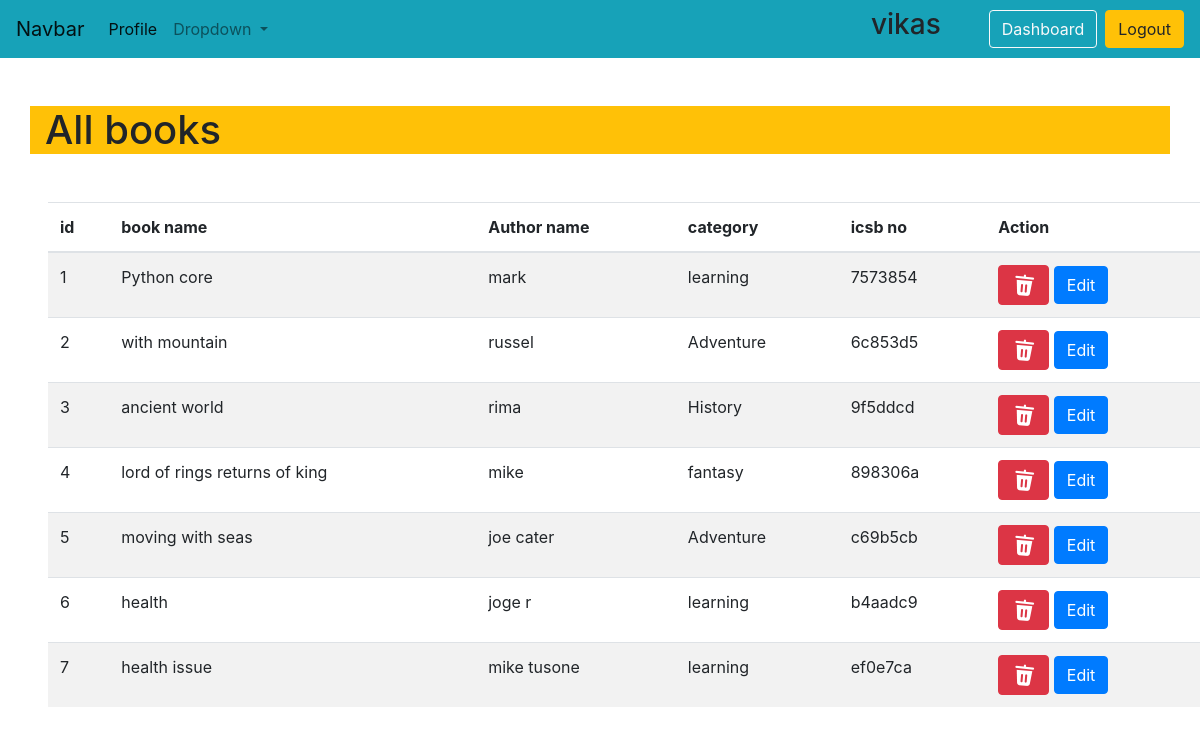
Screenshot of /aab/ (signed in) with the database file from the repository.
### school/models.py (models this page shows, shortened)
class MyUser(AbstractBaseUser,PermissionsMixin):
    username=models.CharField(max_length=20,unique=True)
    designation=models.CharField(max_length=20,choices=CHOICES)
    created_at=models.DateTimeField(auto_now_add=True)
    updated_at=models.DateTimeField(auto_now_add=True)
    is_active = models.BooleanField(default=True)
    is_admin = models.BooleanField(default=False)
    objects = MyUserManager()
    USERNAME_FIELD = 'username'
    REQUIRED_FIELDS = ['designation']

class Book_unique_no(models.Model):
    book_name=models.OneToOneField(Books,on_delete=models.CASCADE,related_name='book_name')
    icsb_no=models.CharField(max_length=10)
    created_at=models.DateTimeField(auto_now_add=True)

class Books(models.Model):
    name=models.CharField(max_length=20)
    Author=models.CharField(max_length=20)
    category=models.ForeignKey(Category,on_delete=models.CASCADE)
    book_img=models.ImageField(upload_to='book_image',null=True,blank=True)
    created_at=models.DateTimeField(auto_now_add=True)
    updated_at=models.DateTimeField(auto_now_add=True)
    status=models.CharField(choices=status_choice,default='active',max_length=10)

class Category(models.Model):
    type=models.CharField(max_length=20)
    def __str__(self):
        return f"{self.type},{str(self.id)}"

### school/views.py (the view)
# urls.py: path('aab/',views.All_books,name='all_books'),
@login_required(login_url='h')
def All_books(request):
    book_no=Book_unique_no.objects.all()
    category=Category.objects.all()
    return render(request,'all_books.html',context={'books':book_no,'category':category})

### school/templatetags/customfilter.py (called while the page is built)
@register.filter(name='Short')
def Short(data):
    p=str(data).split(',')
    return p[0]

### school/templates/all_books.html (shortened to what this page needs)
{% extends 'base.html' %}
{% block content1 %}
{% load customfilter %}
<h1 class='container bg-warning d-flex mt-5'>All books</h1>
<div class=' mt-5 ml-5' >
     <table class='table table-striped'>
        <thead>
            <tr>
                <th>id</th>
                <th>book name</th>
                <th>Author name</th>
                <th>category</th>
                <th>icsb no</th>
                <th>Action</th>
            </tr>
        </thead>
        <tbody>
            {% for i in books %}
            <tr>
                <td>{{forloop.counter}}</td>
                <td>{{i.book_name.name}}</td>
                <td>{{i.book_name.Author}}</td>
                <td>{{i.book_name.category|Short}}</td>
                <td>{{i.icsb_no}}</td>
                <td>
                    <a class="btn btn-danger" href="{% url 'delete' i.book_name.id %}" role="button">
                        <img src="/static/images/trash.gif" style="width:25px; height:25px; color:white;" alt="">
                    </a>
                    <button type="button" class="btn btn-primary" data-toggle="modal" data-target="#exampleModal-{{forloop.counter}}">
                        Edit
                      </button>
                </td>
            </tr>
            {% endfor  %}
        </tbody>
    </table>
</div>
{% endblock %}

### school/templates/base.html (shortened to what this page needs)
<!DOCTYPE html>
{% load static %}
<html lang="en">
<head>
    <link rel="stylesheet" href="https://cdn.jsdelivr.net/npm/bootstrap@4.0.0/dist/css/bootstrap.min.css">
   <link rel="stylesheet" type="text/css" href="https://cdn.datatables.net/1.12.1/css/jquery.dataTables.css">
</head>
<body onload="myfun()">
     <nav class="navbar navbar-expand-lg navbar-light bg-info">
        <a class="navbar-brand" href="{% url 'h' %}">Navbar</a>
        <div class="collapse navbar-collapse" id="navbarSupportedContent">
          <ul class="navbar-nav mr-auto">
            <li class="nav-item active">
              {% if request.user.is_authenticated %}
              <a class="nav-link" href="{% url 'profile'  %}">Profile <span class="sr-only">(current)</span></a>
              {% endif %}
            </li>
            <li class="nav-item dropdown">
              <a class="nav-link dropdown-toggle" href="#" id="navbarDropdown" role="button" data-toggle="dropdown" aria-haspopup="true" aria-expanded="false">
                Dropdown
              </a>
            </li>
          </ul>
          <h3 class='mr-5'>{{request.user.username}}</h3>
          <div class="form-inline my-2 my-lg-0">
            {% if not request.user.is_authenticated %}
            <a class="btn btn-outline-light mr-2" href="{% url 'login' %}" role="button">Login</a>
            <a class="btn btn-warning" href="{% url 'signup' %}" role="button">Register</a>
            {% else %}
            <a class="btn btn-outline-light mr-2" href="{% url 'd' %}" role="button">Dashboard</a>
            <a class="btn btn-warning" href="{% url 'logout' %}" role="button">Logout</a>
            {% endif %}
          </div>
        </div>
    </nav>
    <section>
      {% block content1 %}{% endblock content1 %}
    </section>
</body>
</html>

### rows the page displays
MyUser: user.username "vikas"
Book_unique_no: book_name.name "Python core", book_name.Author "mark", book_name.category|Short "learning", icsb_no "7573854"
Book_unique_no: book_name.name "with mountain", book_name.Author "russel", book_name.category|Short "Adventure", icsb_no "6c853d5"
Book_unique_no: book_name.name "ancient world", book_name.Author "rima", book_name.category|Short "History", icsb_no "9f5ddcd"
Book_unique_no: book_name.name "lord of rings returns of king", book_name.Author "mike", book_name.category|Short "fantasy", icsb_no "898306a"
Book_unique_no: book_name.name "moving with seas", book_name.Author "joe cater", book_name.category|Short "Adventure", icsb_no "c69b5cb"
Book_unique_no: book_name.name "health", book_name.Author "joge r", book_name.category|Short "learning", icsb_no "b4aadc9"
Book_unique_no: book_name.name "health issue", book_name.Author "mike tusone", book_name.category|Short "learning", icsb_no "ef0e7ca"
